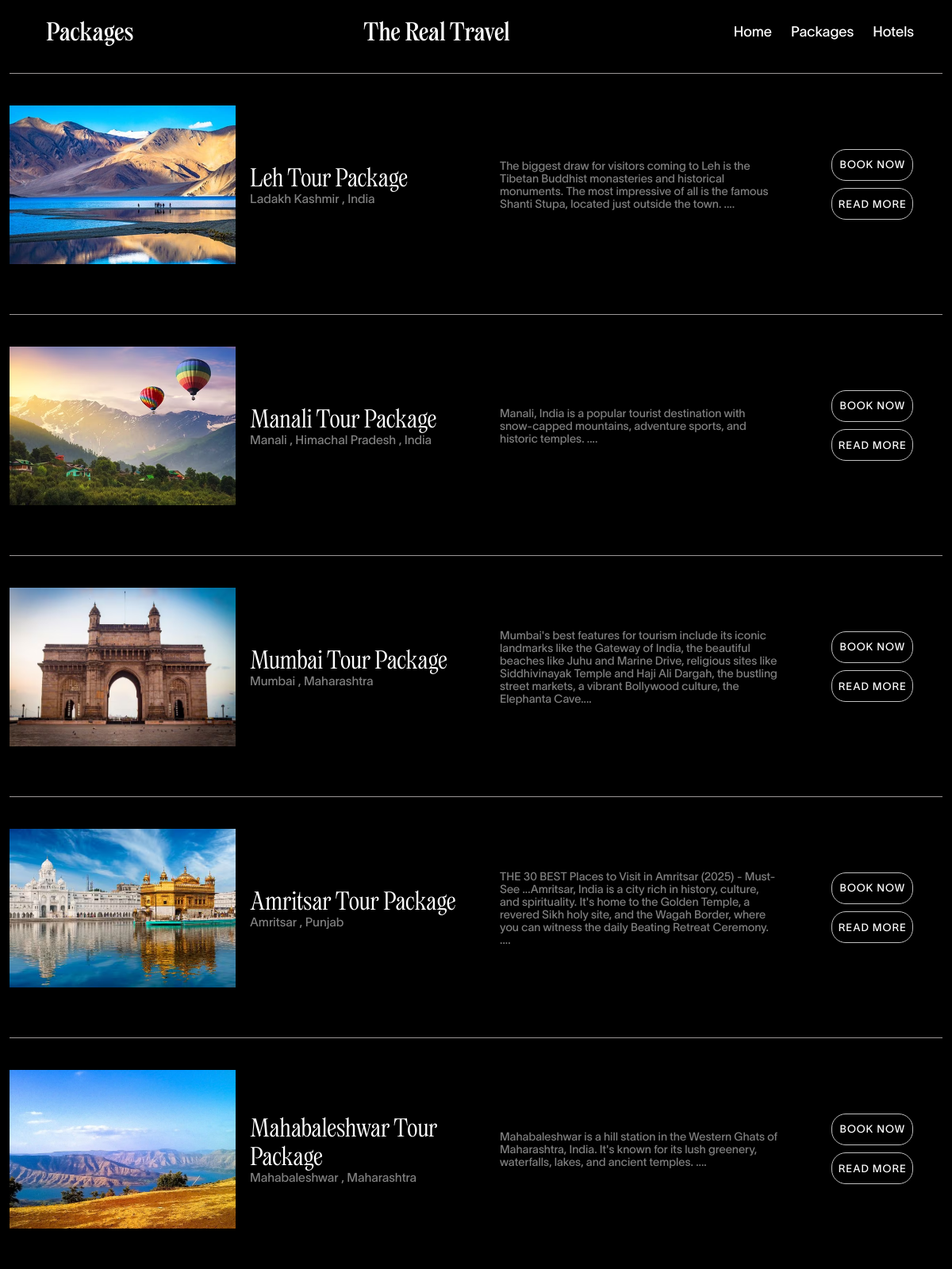
/Lakshadweep/tourlist.php, run on the app's committed database.
### tables this page shows
CREATE TABLE `tour_package` (
  `TourPackage_Id` int(100) NOT NULL,
  `Package_Name` varchar(100) NOT NULL,
  `Package_Type` varchar(212) NOT NULL,
  `Package_Location` varchar(100) NOT NULL,
  `Price` varchar(100) NOT NULL,
  `Package_Features` varchar(280) NOT NULL,
  `Package_Details` varchar(300) NOT NULL,
  `Phone` varchar(12) NOT NULL,
  `Package_Image` varchar(100) NOT NULL
);

### Lakshadweep/tourlist.php (the view, shortened to what this page needs)
<?php
include("../config/feedback.php");
$sql = "select * from tour_package ";
$result = $conn->query($sql);
?>
<!DOCTYPE html>
<html lang="en">
<head>
    <link rel="stylesheet" href="https://cdn.jsdelivr.net/npm/locomotive-scroll@3.5.4/dist/locomotive-scroll.css" />
    <link rel="stylesheet" href="../css/pwd_update.css">
</head>
<body>
    <div class="page1">
        <div class="nav">
            <div class="nav-part1">
                <h2>packages</h2>
            </div>
            <h1>the real travel</h1>
            <div class="nav-part2">
                <h3><a href="../other/homepage.php">Home</a></h3>
                <h3><a href="tourlist.php">Packages</a></h3>
                <h3><a href="hotellist.php">Hotels</a></h3>
            </div>
        </div>
        <?php
        if ($result->num_rows > 0) {
            while ($row = mysqli_fetch_assoc($result)) {
        ?>
                <div class="middle4">
                    <div class="booking">
                        <div class="booking1">
                            <div class="book-part1">
                                <img src="<?php echo $row['Package_Image']; ?>" alt="img">
                            </div>
                            <div class="book-part2">
                                <h2><?php echo $row['Package_Name']; ?></h2>
                                <h4><?php echo $row['Package_Location']; ?></h4>
                            </div>
                        </div>
                        <div class="booking2">
                            <div class="book-part3">
                                <h5><?php echo $row['Package_Features']; ?>....</h5>
                            </div>
                            <div class="book-part4"  >
                                <button><a href="../book_files/book_form.php?Id=<?php echo $row['TourPackage_Id']; ?>">Book now</a></button>
                                <button><a href="../book_files/book_tour.php?Id=<?php echo $row['TourPackage_Id']; ?>">read more</a></button>
                            </div>
                        </div>
                    </div>
                </div>
        <?php
            }
        }
        ?>
    </div>
</body>
</html>

### css/pwd_update.css (style rules this page uses)
* { padding: 0%; margin: 0%; box-sizing: border-box; color: white; }
html, body { height: 100%; width: 100%; }
.page1 { width: 100%; min-height: 100vh; background-color: black; color: white; }
.nav { width: 100%; height: 10vh; color: white; background-color: black; align-items: center; justify-content: space-between; display: flex; padding: 2vw 4vw; }
.nav h3 { font-family: regular; font-size: 1.5vw; font-weight: 400; color: white; }
.nav-part1 { padding: 1vh; border-left: 0.2vw solid black; }
.nav-part1 h2 { font-weight: 400; font-size: 2.5vw; font-family: regular; text-transform: capitalize; color: white; }
.nav h1 { font-family: regular; text-transform: capitalize; font-weight: 400; font-size: 2.5vw; color: white; }
.nav-part2 { gap: 2vw; display: flex; align-items: center; font-family: twl; justify-content: space-between; }
.nav-part2 h3 { font-family: twl; font-size: 1.5vw; font-weight: 400; color: white; }
.nav-part2 a { text-decoration: none; text-transform: capitalize; color: white; }
.middle4 { background-color: black; width: 100%; padding: 1vw 1vw; }
.booking { background-color: black; width: 100%; height: 35vh; color: white; border-top: 1px solid rgb(155, 151, 151); align-items: center; justify-content: space-around; display: flex; }
.booking1 { width: 50%; display: flex; align-items: center; gap: 1.5vw; height: 100%; justify-content: center; }
.booking2 { width: 50%; height: 100%; align-items: center; justify-content: space-between; display: flex; }
.book-part1 { width: 50%; height: 25vh; }
.book-part1 img { width: 100%; height: 100%; object-fit: cover; background-position: center; background-size: cover; }
.book-part2 { width: 50%; height: 25vh; justify-content: center; display: flex; flex-direction: column; }
.book-part2 h2 { font-family: regular2; font-weight: 400; font-size: 2.5vw; color: white; }
.book-part2 h4 { font-family: twl; font-size: 1.3vw; font-weight: 400; opacity: 0.5; color: white; }
.book-part3 { width: 60%; margin-left: 2.5vw; align-items: center; justify-content: center; display: flex; height: 25vh; }
.book-part3 h5 { font-family: twl; font-size: 1.2vw; font-weight: 200; opacity: 0.5; color: white; }
.book-part4 { display: flex; width: 30%; padding: 2vw; justify-content: center; flex-direction: column; align-items: center; gap: 0.8vw; }
.book-part4 button { width: 80%; letter-spacing: 1px; height: 5vh; background-color: black; text-align: center; text-transform: uppercase; padding: 0.5vw; cursor: pointer; border: 1px solid silver; font-weight: 500; font-family: twl; color: white; transition: all ease 0.4s; position: relative; border-radius: 1.5vw; overflow: hidden; }
.book-part4 button::after { content: ""; position: absolute; height: 100%; width: 100%; background-color: white; left: 0; bottom: -100%; border-radius: 50%; transition: all ease 0.4s; }
.book-part4 button a { color: white; text-decoration: none; position: relative; z-index: 9; }

### data on the page
tour_package: Package_Image (picture), Package_Name "Leh Tour Package", Package_Location "Ladakh Kashmir , India", Package_Features "The biggest draw for visitors coming to Leh is the Tibetan Buddhist monasteries and historical monuments. The most impressive of all is the famous Shanti Stupa, located just outside the town."
tour_package: Package_Image (picture), Package_Name "Manali Tour Package", Package_Location "Manali , Himachal Pradesh , India", Package_Features "Manali, India is a popular tourist destination with snow-capped mountains, adventure sports, and historic temples."
tour_package: Package_Image (picture), Package_Name "Mumbai Tour Package", Package_Location "Mumbai , Maharashtra", Package_Features "Mumbai's best features for tourism include its iconic landmarks like the Gateway of India, the beautiful beaches like Juhu and Marine Drive, religious sites like Siddhivinayak Temple and Haji Ali Dargah, the bustling street markets, a vibrant Bollywood culture, the Elephanta Cave"
tour_package: Package_Image (picture), Package_Name "Amritsar Tour Package", Package_Location "Amritsar , Punjab", Package_Features "THE 30 BEST Places to Visit in Amritsar (2025) - Must-See ...Amritsar, India is a city rich in history, culture, and spirituality. It's home to the Golden Temple, a revered Sikh holy site, and the Wagah Border, where you can witness the daily Beating Retreat Ceremony."
tour_package: Package_Image (picture), Package_Name "Mahabaleshwar Tour Package", Package_Location "Mahabaleshwar , Maharashtra", Package_Features "Mahabaleshwar is a hill station in the Western Ghats of Maharashtra, India. It's known for its lush greenery, waterfalls, lakes, and ancient temples."
